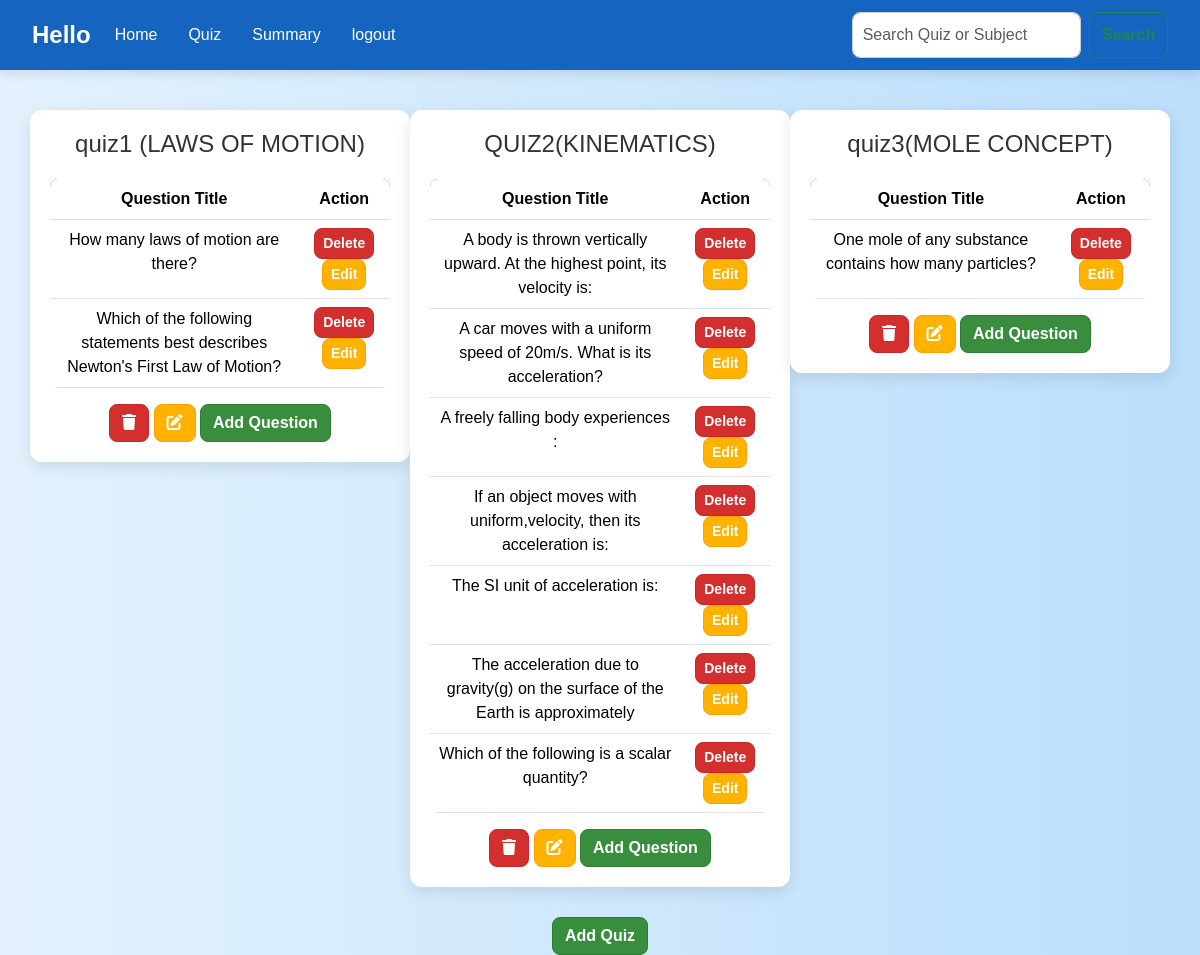
Page /quizmanagement (signed in) on the committed database.
### app.py (models this page shows)
class Quiz(db.Model):
    id = db.Column(db.Integer, primary_key=True)
    name = db.Column(db.String(100), nullable=False)
    chapter_id = db.Column(db.Integer, db.ForeignKey('chapter.id'), nullable=False)
    duration = db.Column(db.String(10), nullable=False)
    chapter = db.relationship('Chapter', back_populates='quizzes')
    questions = db.relationship('Question', back_populates='quiz', lazy=True)

class Question(db.Model):
    id = db.Column(db.Integer, primary_key=True)
    quiz_id = db.Column(db.Integer, db.ForeignKey('quiz.id'), nullable=False)
    question_text = db.Column(db.Text, nullable=False)
    option1 = db.Column(db.String(200), nullable=False)
    option2 = db.Column(db.String(200), nullable=False)
    option3 = db.Column(db.String(200), nullable=False)
    option4 = db.Column(db.String(200), nullable=False)
    correct_option = db.Column(db.Integer, nullable=False)
    chapter_id = db.Column(db.Integer, db.ForeignKey('chapter.id'), nullable=False)
    quiz = db.relationship('Quiz', back_populates='questions')

### app.py (the view)
@app.route('/quizmanagement')
def quizmanagement():
    if 'admin' not in session:
        return redirect(url_for('adminlogin'))
    subjects = Subject.query.all()
    chapters = Chapter.query.all()
    quizzes = Quiz.query.options(db.joinedload(Quiz.questions)).all()
    questions = Question.query.all()
    return render_template('quizmanagement.html',
                           all_subjects=subjects,
                           all_chapters=chapters,
                           all_quizzes=quizzes,
                           questions=questions)

### templates/quizmanagement.html (shortened to what this page needs)
<!DOCTYPE html>
<html lang="en">
<head>
    <link rel="stylesheet" href="https://cdn.jsdelivr.net/npm/bootstrap@5.3.3/dist/css/bootstrap.min.css">
    <link rel="stylesheet" href="https://cdnjs.cloudflare.com/ajax/libs/font-awesome/6.0.0-beta3/css/all.min.css">
    <link rel="stylesheet" href="/static/style.css">
</head>
<body>
    <header>
        <nav class="navbar navbar-expand-lg bg-light">
            <div class="container-fluid">
                <a class="navbar-brand" href="/admindashboard">Hello {{ name }}</a>
                <div class="collapse navbar-collapse" id="navbarSupportedContent">
                    <ul class="navbar-nav me-auto mb-2 mb-lg-0">
                        <li class="nav-item"><a class="nav-link" href="{{ url_for('admin_dashboard') }}">Home</a></li>
                        <li class="nav-item">
                           <a class="nav-link" href="{{ url_for('quizmanagement') }}">Quiz</a>
                        </li>
                        <li class="nav-item"><a class="nav-link" href="{{url_for('admin_summary')}}">Summary</a></li>
                        <li class="nav-item"><a class="nav-link" href="{{ url_for('index') }}">logout</a></li>
                    </ul>
                    <form class="d-flex" method="get" action="{{ url_for('search') }}">
                        <input class="form-control me-2" type="text" name="query" placeholder="Search Quiz or Subject" aria-label="Search">
                        <button class="btn btn-outline-success" type="submit">Search</button>
                    </form>
            </div>
        </nav>
    </header>
    <main>
        <div class="container text-center">
            <div class="row align-items-start">
                {% for quiz in all_quizzes %}
                <div class="col">
                    <h4>{{ quiz.name }}</h4>
                    <table class="table">
                        <thead>
                            <tr>
                                <th scope="col">Question Title</th>
                                <th scope="col">Action</th>
                            </tr>
                        </thead>
                        <tbody>
                            {% for question in quiz.questions %}
                            <tr>
                                <td>{{ question.question_text }}</td>
                                <td>
                                    <form action="{{ url_for('delete_question', question_id=question.id) }}" method="post" style="display: inline;">
                                        <button type="submit" class="btn btn-danger btn-sm"
                                            onclick="return confirm('Are you sure you want to delete this question?');">
                                            Delete
                                        </button>
                                    </form>
                                    <button type="button" class="btn btn-warning btn-sm" data-bs-toggle="modal"
                                        data-bs-target="#editQuestionModal{{ question.id }}">
                                        Edit
                                    </button>
                                </td>
                            </tr>
                            {% endfor %}
                        </tbody>
                    </table>
                    <form action="{{ url_for('delete_quiz', quiz_id=quiz.id) }}" method="POST" style="display:inline;">
                        <button type="submit" class="btn btn-danger" onclick="return confirm('Are you sure you want to delete this quiz?')">
                            <i class="fa-solid fa-trash"></i>
                        </button>
                    </form>
                    <button type="button" class="btn btn-warning" data-bs-toggle="modal"
                        data-bs-target="#editQuizModal{{ quiz.id }}">
                        <i class="fa-solid fa-pen-to-square"></i>
                    </button>
                    <button type="button" class="btn btn-success add-question-btn" data-bs-toggle="modal"
                        data-bs-target="#addQuestionModal{{ quiz.id }}">Add Question</button>
                </div>
                {% endfor %}
            </div>
            <button type="button" class="btn btn-success add-quiz-btn" data-bs-toggle="modal" data-bs-target="#addQuizModal">Add Quiz</button>
        </div>
    </main>
</body>
</html>

### static/style.css (style rules this page uses)
body { background: linear-gradient(to right, #e3f2fd, #bbdefb); font-family: 'Poppins', sans-serif; color: #333; }
.navbar { background-color: #1565c0 !important; padding: 12px 20px; box-shadow: 0px 4px 10px rgba(0, 0, 0, 0.1); }
.navbar-brand { font-size: 1.5rem; font-weight: bold; color: #fff !important; }
.navbar-nav .nav-link { color: #fff !important; font-size: 1rem; margin-right: 15px; transition: all 0.3s ease-in-out; }
.container { margin-top: 40px; }
.col { background: white; border-radius: 12px; box-shadow: 0px 5px 15px rgba(0, 0, 0, 0.1); padding: 20px; margin-bottom: 30px; transition: transform 0.3s ease-in-out; }
.table { margin-top: 20px; border-radius: 8px; overflow: hidden; }
.table thead { background: #1565c0; color: white; font-size: 1rem; }
.table tbody tr { transition: background 0.3s; }
.btn { border-radius: 8px; transition: all 0.3s ease-in-out; font-weight: bold; }
.btn-warning { background-color: #ffb300; border-color: #ffa000; color: white; }
.btn-danger { background-color: #d32f2f; border-color: #c62828; color: white; }
.btn-success { background-color: #388e3c; border-color: #2e7d32; color: white; }
.form-control { border-radius: 8px; border: 1px solid #ccc; padding: 10px; font-size: 1rem; }

### rows in the picture
Quiz: name "quiz1 (LAWS OF MOTION)"
Question: question_text "How many laws of motion are there?"
Question: question_text "Which of the following statements best describes Newton's First Law of Motion?"
Quiz: name "QUIZ2(KINEMATICS)"
Question: question_text "A body is thrown vertically upward. At the highest point, its velocity is:"
Question: question_text "A car moves with a uniform speed of 20m/s. What is its acceleration?"
Question: question_text "A freely falling body experiences :"
Question: question_text "If an object moves with uniform,velocity, then its acceleration is:"
Question: question_text "The SI unit of acceleration is:"
Question: question_text "The acceleration due to gravity(g) on the surface of the Earth is approximately"
Question: question_text "Which of the following is a scalar quantity?"
Quiz: name "quiz3(MOLE CONCEPT)"
Question: question_text "One mole of any substance contains how many particles?"
